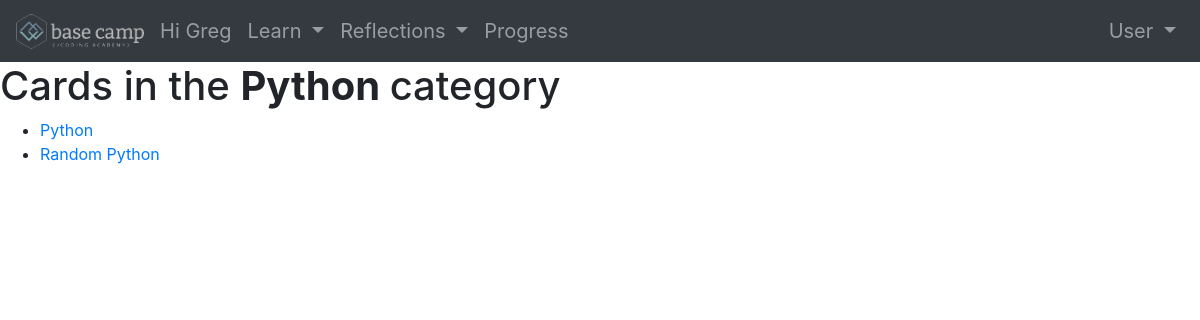
Page /category/Python/ (signed in) on the committed database.
### cards/models.py (models this page shows, shortened)
class Category(models.Model):
    category = models.CharField(
        verbose_name=_("Category"), max_length=250, blank=True, unique=True, null=True
    )
    objects = CategoryManager()
    class Meta:
        verbose_name = _("Category")
        verbose_name_plural = _("Categories")

class Quiz(models.Model):
    title = models.CharField(verbose_name=_("Title"), max_length=60, blank=False)
    description = models.TextField(
        verbose_name=_("Description"),
        blank=True,
        help_text=_("a description of the quiz"),
    )
    url = models.SlugField(
        max_length=60,
        blank=False,
        help_text=_("a user friendly url"),
        verbose_name=_("user friendly url"),
    )
    category = models.ForeignKey(
        Category,
        null=True,
        blank=True,
        verbose_name=_("Category"),
        on_delete=models.CASCADE,
    )
    random_order = models.BooleanField(
        blank=False,
        default=False,
        verbose_name=_("Random Order"),
        help_text=_(
            "Display the questions in " "a random order or as they " "are set?"
        ),
    )
    max_questions = models.PositiveIntegerField(
        blank=True,
        null=True,
        verbose_name=_("Max Questions"),
        help_text=_("Number of questions to be answered on each attempt."),
    )
    answers_at_end = models.BooleanField(
        blank=False,
        default=False,
        help_text=_(
            "Correct answer is NOT shown after question."
            " Answers displayed at the end."
        ),
        verbose_name=_("Answers at end"),
    )
    exam_paper = models.BooleanField(
        blank=False,
        default=False,
        help_text=_(
            "If yes, the result of each"
            " attempt by a user will be"
            " stored. Necessary for marking."
        ),
        verbose_name=_("Show Previous Attempts"),
    )
    single_attempt = models.BooleanField(
        blank=False,
        default=False,
        help_text=_(
            "If yes, only one attempt by"
            " a user will be permitted."
            " Non users cannot sit this exam."
        ),
        verbose_name=_("Single Attempt"),
    )
    pass_mark = models.SmallIntegerField(
        blank=True,
        default=0,
        verbose_name=_("Pass Mark"),
        help_text=_("Percentage required to pass exam."),
        validators=[MaxValueValidator(100)],
    )
    success_text = models.TextField(
        blank=True,
        help_text=_("Displayed if user passes."),
        verbose_name=_("Success Text"),
    )
    fail_text = models.TextField(
        verbose_name=_("Fail Text"), blank=True, help_text=_("Displayed if user fails.")
    )
    draft = models.BooleanField(
        blank=True,
        default=False,
        verbose_name=_("Draft"),
        help_text=_(
            "If yes, the quiz is not displayed"
            " in the quiz list and can only be"
            " taken by users who can edit"
            " quizzes."
        ),
    )
    class Meta:
        verbose_name = _("Quiz")
        verbose_name_plural = _("Quizzes")

### cards/views.py (the view)
class ViewQuizListByCategory(ListView):
    model = Quiz
    template_name = "view_quiz_category.html"
    def dispatch(self, request, *args, **kwargs):
        self.category = get_object_or_404(
            Category, category=self.kwargs["category_name"]
        )
        return super(ViewQuizListByCategory, self).dispatch(request, *args, **kwargs)
    def get_context_data(self, **kwargs):
        context = super(ViewQuizListByCategory, self).get_context_data(**kwargs)
        context["category"] = self.category
        return context
    def get_queryset(self):
        queryset = super(ViewQuizListByCategory, self).get_queryset()
        return queryset.filter(category=self.category, draft=False)

### templates/view_quiz_category.html (shortened to what this page needs)
<!DOCTYPE html>
{% extends 'base.html' %}
{% load i18n %}
{% block content %}
<h1>{% trans "Cards in the" %} <strong>{{ category.category }} </strong>{% trans "category" %}</h1>
  {% with object_list as quizzes %}
    {% if quizzes %}
        <ul>
        {% for quiz in quizzes %}
            <li>
			  <a href="{% url 'quiz_question' quiz_name=quiz.url %}">
				{{ quiz.title }}
			  </a>
			</li>
        {% endfor %}
        </ul>
    {% else %}
        <p>{% trans "There are no cards" %}</p>
    {% endif %}
  {% endwith %}
{% endblock %}

### templates/partials/navbar.html (shortened to what this page needs)
<!DOCTYPE html>
{% load static %}
<nav class="navbar navbar-expand-lg navbar-dark bg-dark">
    <a class="navbar-brand" href="{% url 'home' %}"><img src="/static/Header2.png" alt="Cards 2.0"  height="35rem"></a>
    <div class="collapse navbar-collapse" id="navbarSupportedContent">
        {% if user.is_authenticated %}
            <span class="navbar-text" style=" font-size:20px;">Hi {{ user.username }}</span>
        {% endif %}
        <ul class="navbar-nav ml-2">
            {% if user.is_authenticated %}
            <li class="nav-item dropdown">
                <a class="nav-link dropdown-toggle" href="#" id="navbarDropdown" role="button" data-toggle="dropdown" aria-haspopup="true" aria-expanded="false" style="font-size:20px;">
                  Learn
                </a>
            </li>
            <li class="nav-item dropdown">
                <a class="nav-link dropdown-toggle" href="#" id="navbarDropdown" role="button" data-toggle="dropdown" aria-haspopup="true" aria-expanded="false" style=" font-size:20px;">
                  Reflections
                </a>
            </li>
            <li class="nav-item" style="color:gray">
                <a href="{% url 'quiz_progress' %}" class="nav-link" style=" font-size:20px;">Progress</a>
            </li>
        </ul>
        <ul class="navbar-nav ml-auto">
            <li class="nav-item dropdown ">
            <a class="nav-link dropdown-toggle" href="#" id="navbarDropdown" role="button" data-toggle="dropdown" aria-haspopup="true" aria-expanded="false" style=" font-size:20px;">
                User
              </a>
            </li>
        {% endif %}
        </ul>
    </div>
    </nav>

### static/css/base.css (style rules this page uses)
* { box-sizing: border-box; }
body { font-family: Verdana, sans-serif; margin: 0; }

### rows in the picture
Category: category "Python"
Quiz: title "Python"
Quiz: title "Random Python"

### other values in the picture
{{ user.username }} "Greg"
